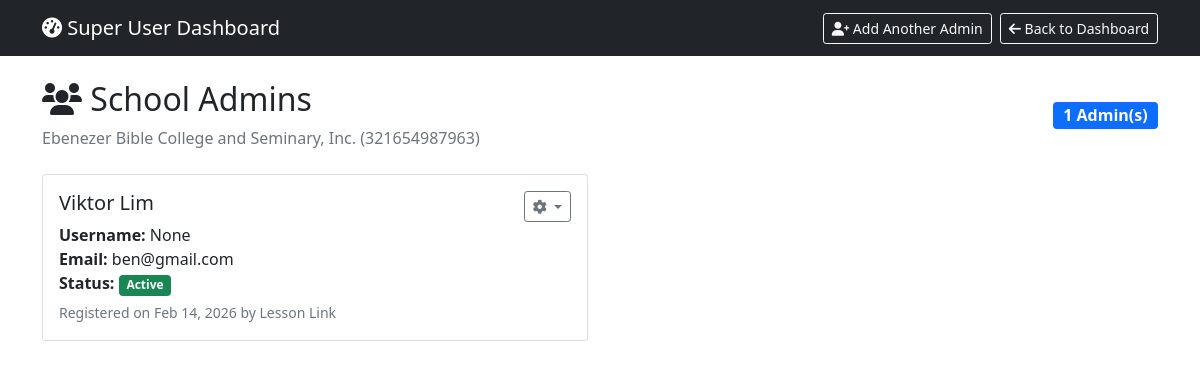
Page /school/1/admins/ (signed in) on the committed database.
### lesson/models.py (models this page shows, shortened)
class SchoolRegistration(models.Model):
    STATUS_CHOICES = [
        ('pending', 'Pending Review'),
        ('approved', 'Approved'),
        ('rejected', 'Rejected'),
        ('needs_info', 'Needs Additional Information'),
    ]
    REGION_CHOICES = [
        ('NCR - National Capital Region', 'NCR - National Capital Region'),
        ('Region I - Ilocos Region', 'Region I - Ilocos Region'),
        ('Region II - Cagayan Valley', 'Region II - Cagayan Valley'),
        ('Region III - Central Luzon', 'Region III - Central Luzon'),
        ('Region IV-A - CALABARZON', 'Region IV-A - CALABARZON'),
        ('Region IV-B - MIMAROPA', 'Region IV-B - MIMAROPA'),
        ('Region V - Bicol Region', 'Region V - Bicol Region'),
        ('Region VI - Western Visayas', 'Region VI - Western Visayas'),
        ('Region VII - Central Visayas', 'Region VII - Central Visayas'),
        ('Region VIII - Eastern Visayas', 'Region VIII - Eastern Visayas'),
        ('Region IX - Zamboanga Peninsula', 'Region IX - Zamboanga Peninsula'),
        ('Region X - Northern Mindanao', 'Region X - Northern Mindanao'),
        ('Region XI - Davao Region', 'Region XI - Davao Region'),
        ('Region XII - SOCCSKSARGEN', 'Region XII - SOCCSKSARGEN'),
        ('Region XIII - Caraga', 'Region XIII - Caraga'),
        ('BARMM - Bangsamoro Autonomous Region in Muslim Mindanao', 'BARMM - Bangsamoro Autonomous Region in Muslim Mindanao'),
        ('CAR - Cordillera Administrative Region', 'CAR - Cordillera Administrative Region'),
    ]
    school_name = models.CharField(
        max_length=255,
        verbose_name="Official School Name",
        help_text="Complete official name of the institution"
    )
    school_id = models.CharField(
        max_length=50,
        unique=True,
        verbose_name="School ID / DepEd Code",
        help_text="12-digit DepEd registration code or school identifier"
    )
    year_established = models.PositiveIntegerField(
        verbose_name="Year Established",
        help_text="Year the institution was established",
        null=True,
        blank=True
    )
    school_logo = models.ImageField(
        upload_to='school_logos/',
        blank=True,
        null=True,
        verbose_name="School Logo",
        help_text="Recommended: Square logo, JPG/PNG, max 2MB"
    )
    logo_filename = models.CharField(
        max_length=255,
        blank=True,
        null=True,
        verbose_name="Original Logo Filename"
    )
    password_hash = models.CharField(
        max_length=128,
        blank=True,
        null=True,
        verbose_name="Password Hash",
        help_text="Hashed password for the school administrator account"
    )
    address = models.TextField(
        verbose_name="Complete Address",
        help_text="Street, Barangay, City/Municipality"
    )
    province = models.CharField(
        max_length=100,
        verbose_name="Province"
    )
    region = models.CharField(
        max_length=100,
        choices=REGION_CHOICES,
        verbose_name="Region"
    )
    phone_number = models.CharField(
        max_length=20,
        verbose_name="Phone Number",
        help_text="Main contact phone number"
    )
    email = models.EmailField(
        verbose_name="Email Address",
        help_text="Official school email address"
    )
    website = models.URLField(
        blank=True,
        null=True,
        verbose_name="Website",
        help_text="School's official website"
    )
    facebook_page = models.URLField(
        blank=True,
        null=True,
        verbose_name="Facebook Page",
        help_text="School's official Facebook page"
    )
    contact_person = models.CharField(
        max_length=255,
        verbose_name="Contact Person Name",
        help_text="Primary contact person for system administration"
    )
    position = models.CharField(
        max_length=100,
        verbose_name="Position/Title",
        help_text="Job title of the contact person"
    )
    contact_email = models.EmailField(
        verbose_name="Contact Email",
        help_text="Email address of the contact person"
    )
    contact_phone = models.CharField(
        max_length=20,
        verbose_name="Contact Phone",
        help_text="Phone number of the contact person"
    )
    accuracy = models.BooleanField(
        default=False,
        verbose_name="Information Accuracy Certification",
        help_text="Certifies that all information provided is accurate and complete"
    )
    terms = models.BooleanField(
        default=False,
        verbose_name="Terms and Privacy Agreement",
        help_text="Agreement to Terms of Service and Privacy Policy"
    )
    communications = models.BooleanField(
        default=False,
        verbose_name="Communications Consent",
        help_text="Consent to receive updates about platform features via email"
    )
    status = models.CharField(
        max_length=20,
        choices=STATUS_CHOICES,
        default='pending',
        verbose_name="Registration Status"
    )
    admin_notes = models.TextField(
        blank=True,
        null=True,
        verbose_name="Admin Notes",
        help_text="Internal notes for administrators"
    )
    created_at = models.DateTimeField(
        auto_now_add=True,
        verbose_name="Registration Date"
    )
    updated_at = models.DateTimeField(
        auto_now=True,
        verbose_name="Last Updated"
    )
    processed_at = models.DateTimeField(
        blank=True,
        null=True,
        verbose_name="Processing Date",
        help_text="Date when the registration was processed"
    )
    processed_by = models.ForeignKey(
        User,
        on_delete=models.SET_NULL,
        blank=True,
        null=True,
        verbose_name="Processed By",
        help_text="Administrator who processed this registration"
    )
    class Meta:
        verbose_name = "School Registration"
        verbose_name_plural = "School Registrations"
        ordering = ['-created_at']
        indexes = [
            models.Index(fields=['status']),
            models.Index(fields=['created_at']),
            models.Index(fields=['school_id']),
            models.Index(fields=['region']),
            models.Index(fields=['contact_email']),
        ]

class SchoolAdmin(models.Model):
    user = models.OneToOneField(
        User,
        on_delete=models.CASCADE,
        related_name='school_admin_profile'
    )
    school = models.ForeignKey(
        SchoolRegistration,
        on_delete=models.CASCADE,
        related_name='admins'
    )
    is_active = models.BooleanField(default=True)
    created_at = models.DateTimeField(auto_now_add=True)
    created_by = models.ForeignKey(
        User,
        on_delete=models.SET_NULL,
        null=True,
        related_name='created_school_admins'
    )
    class Meta:
        ordering = ['-created_at']
        verbose_name = "School Admin"
        verbose_name_plural = "School Admins"
        indexes = [
            models.Index(fields=['school', 'is_active']),
            models.Index(fields=['created_at']),
        ]

class User(AbstractUser):
    ROLE_CHOICES = [
        ('Student Teacher', 'Student Teacher'),
        ('Teacher', 'Teacher'),
        ('Department Head', 'Department Head'),
        ('Admin', 'Admin'),
    ]
    APPROVAL_STATUS_CHOICES = [
        ('pending', 'Pending'),
        ('approved', 'Approved'),
        ('disapproved', 'Disapproved'),
    ]
    username = None
    email = models.EmailField(unique=True)
    middle_name = models.CharField(max_length=100, blank=True, null=True)
    dob = models.DateField(null=True, blank=True)
    role = models.CharField(max_length=100, choices=ROLE_CHOICES)
    rank = models.CharField(max_length=100)
    department = models.CharField(max_length=100)
    approval_status = models.CharField(
        max_length=20,
        choices=APPROVAL_STATUS_CHOICES,
        default='pending'
    )
    rejection_reason = models.TextField(
        blank=True,
        null=True,
        verbose_name="Reason for Rejection",
        help_text="Explanation provided to student when account was disapproved"
    )
    school = models.ForeignKey(
        "SchoolRegistration",  # reference your school model
        on_delete=models.SET_NULL,
        blank=True,
        null=True,
        related_name="users"
    )
    supervising_teacher = models.ForeignKey(
        'self',
        on_delete=models.SET_NULL,
        blank=True,
        null=True,
        related_name='supervised_student_teachers',
        limit_choices_to={'role': 'Teacher'},  # Only teachers can be supervising teachers
        verbose_name="Supervising Teacher"
    )
    affiliations = models.TextField(blank=True, null=True)
    profile_picture = models.ImageField(
        upload_to='profile_pictures/',
        null=True,
        blank=True,
        help_text="Profile picture for the user"
    )
    USERNAME_FIELD = 'email'
    REQUIRED_FIELDS = ['first_name', 'last_name', 'role', 'rank', 'department']
    objects = CustomUserManager()

### lesson/views.py (the view)
# urls.py: path('school/<int:school_id>/admins/', views.school_admin_list, name='school_admin_list'),
@login_required
@user_passes_test(is_superuser)
def school_admin_list(request, school_id):
    school = get_object_or_404(SchoolRegistration, id=school_id)
    from .models import SchoolAdmin
    admins = SchoolAdmin.objects.filter(school=school).select_related('user', 'created_by')
    return render(request, 'school_admin_list.html', {
        'school': school,
        'admins': admins
    })

### lesson/context_processors.py (called while the page is built)
def user_school_info(request):
    if request.user.is_authenticated:
        try:
            return {
                'user_school': request.user.school,
            }
        except Exception as e:
            print(f"Context processor error: {e}")
            return {}
    return {}

### lesson/views.py (called while the page is built)
def is_superuser(user):
    return user.is_authenticated and user.is_superuser

### lesson/templates/school_admin_list.html (shortened to what this page needs)
<!DOCTYPE html>
<html>
<head>
    <link href="https://cdn.jsdelivr.net/npm/bootstrap@5.1.3/dist/css/bootstrap.min.css" rel="stylesheet">
    <link rel="stylesheet" href="https://cdnjs.cloudflare.com/ajax/libs/font-awesome/6.0.0/css/all.min.css">
</head>
<body>
    <nav class="navbar navbar-expand-lg navbar-dark bg-dark">
        <div class="container">
            <a class="navbar-brand" href="{% url 'super_user_dashboard' %}">
                <i class="fas fa-tachometer-alt"></i> Super User Dashboard
            </a>
            <div class="navbar-nav ms-auto">
                <a class="btn btn-outline-light btn-sm me-2" href="{% url 'register_school_admin' school.id %}">
                    <i class="fas fa-user-plus"></i> Add Another Admin
                </a>
                <a class="btn btn-outline-light btn-sm" href="{% url 'super_user_dashboard' %}">
                    <i class="fas fa-arrow-left"></i> Back to Dashboard
                </a>
            </div>
        </div>
    </nav>
    <div class="container mt-4">
        <div class="d-flex justify-content-between align-items-center mb-4">
            <div>
                <h2><i class="fas fa-users"></i> School Admins</h2>
                <p class="text-muted mb-0">{{ school.school_name }} ({{ school.school_id }})</p>
            </div>
            <span class="badge bg-primary fs-6">{{ admins.count }} Admin(s)</span>
        </div>
        {% if admins %}
            <div class="row">
                {% for admin in admins %}
                    <div class="col-md-6 mb-3">
                        <div class="card">
                            <div class="card-body">
                                <div class="d-flex justify-content-between align-items-start">
                                    <div>
                                        <h5 class="card-title">
                                            {{ admin.user.get_full_name|default:admin.user.username }}
                                        </h5>
                                        <p class="card-text mb-1">
                                            <strong>Username:</strong> {{ admin.user.username }}<br>
                                            <strong>Email:</strong> {{ admin.user.email }}<br>
                                            <strong>Status:</strong>
                                            <span class="badge {% if admin.is_active %}bg-success{% else %}bg-danger{% endif %}">
                                                {% if admin.is_active %}Active{% else %}Inactive{% endif %}
                                            </span>
                                        </p>
                                        <small class="text-muted">
                                            Registered on {{ admin.created_at|date:"M d, Y" }}
                                            {% if admin.created_by %}
                                                by {{ admin.created_by.get_full_name|default:admin.created_by.username }}
                                            {% endif %}
                                        </small>
                                    </div>
                                    <div class="dropdown">
                                        <button class="btn btn-sm btn-outline-secondary dropdown-toggle" type="button"
                                                data-bs-toggle="dropdown">
                                            <i class="fas fa-cog"></i>
                                        </button>
                                    </div>
                                </div>
                            </div>
                        </div>
                    </div>
                {% endfor %}
            </div>
        {% endif %}
    </div>
</body>
</html>

### rows in the picture
SchoolRegistration: school_name "Ebenezer Bible College and Seminary, Inc.", school_id "321654987963"
SchoolAdmin: user.get_full_name "Viktor Lim", user.username "None", user.email "ben@gmail.com", is_active "Active", created_at "Feb 14, 2026", created_by.get_full_name "Lesson Link"

### other values in the picture
{{ admins.count }} "1"
